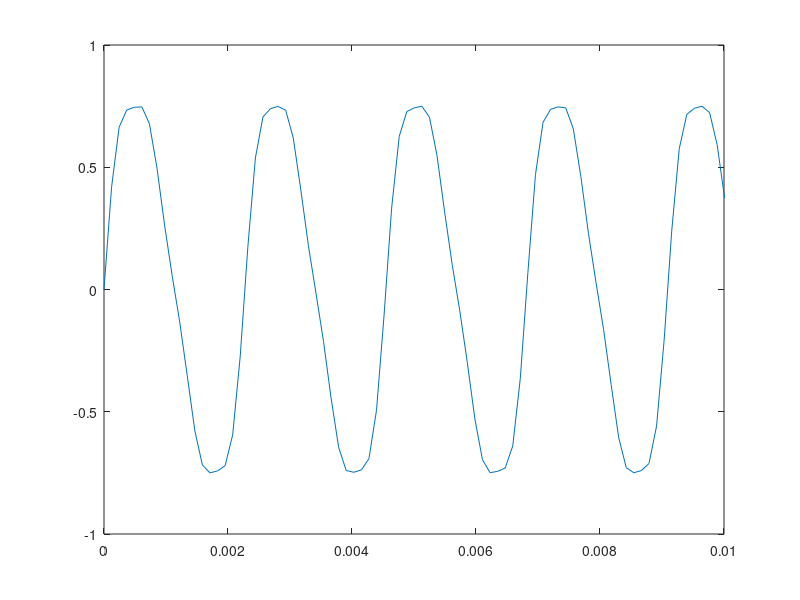
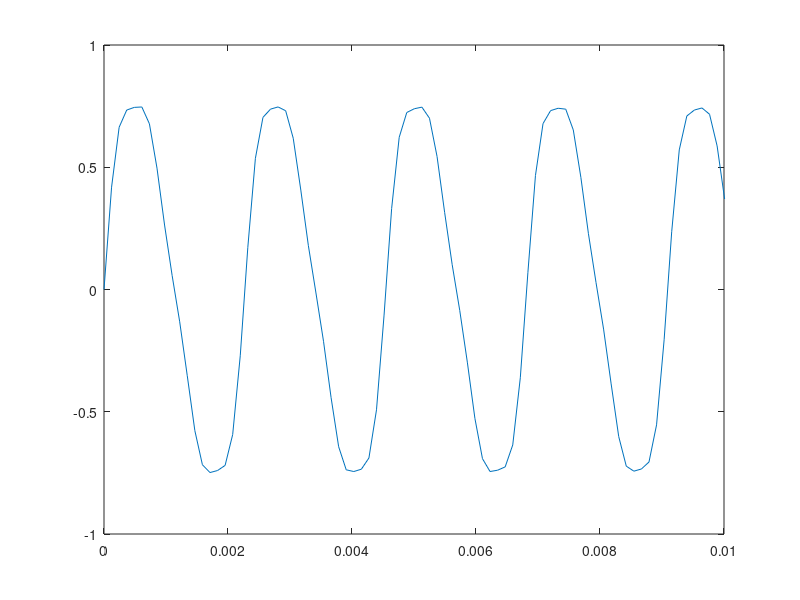

These figures' MATLAB source, in order:
fs = 8192; f = 440; T = 1/f;
rhythm = 1;
t = linspace(0, rhythm, fs * rhythm);
y = 0.8*sin(2*pi*f*t)+0.1*sin(2*pi*2*f*t)+0.05*sin(2*pi*3*f*t)+0.05*sin(2*pi*4*f*t);
waves = y.*exp(-t/rhythm);
waves1 = y.*sqrt(-t/rhythm);
plot(t,y);
axis([0 0.01 -1 1]);
%sound(y, fs);
figure
plot(t,waves);
axis([0 0.01 -1 1]);
sound(waves, fs);
